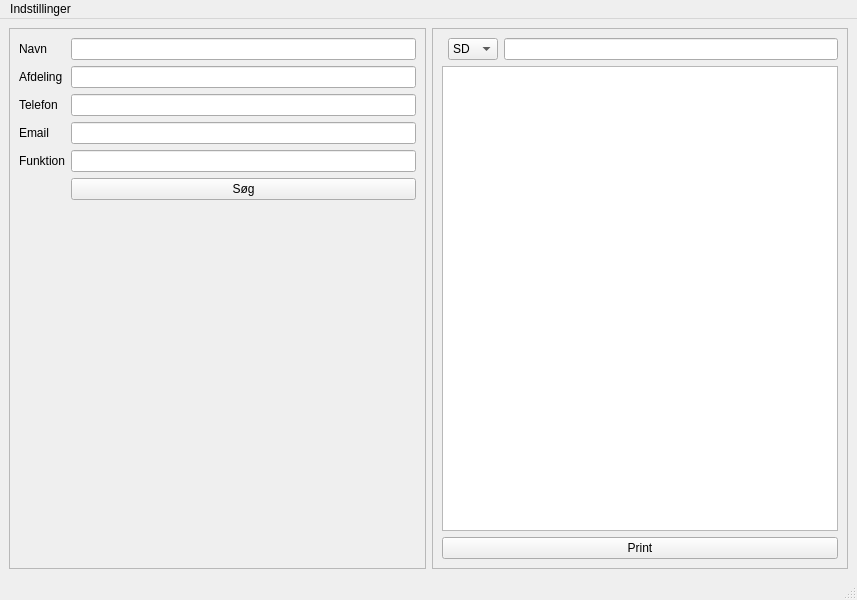
<?xml version="1.0" encoding="UTF-8"?>
<ui version="4.0">
 <class>mainWindow</class>
 <widget class="QMainWindow" name="mainWindow">
  <property name="geometry">
   <rect>
    <x>0</x>
    <y>0</y>
    <width>857</width>
    <height>600</height>
   </rect>
  </property>
  <property name="windowTitle">
   <string>Adresseprinter</string>
  </property>
  <widget class="QWidget" name="mainLayout">
   <layout class="QHBoxLayout" name="horizontalLayout">
    <item>
     <widget class="QFrame" name="searchFrame">
      <property name="frameShape">
       <enum>QFrame::StyledPanel</enum>
      </property>
      <property name="frameShadow">
       <enum>QFrame::Raised</enum>
      </property>
      <layout class="QFormLayout" name="formLayout">
       <property name="fieldGrowthPolicy">
        <enum>QFormLayout::AllNonFixedFieldsGrow</enum>
       </property>
       <item row="0" column="0">
        <widget class="QLabel" name="nameLabel">
         <property name="text">
          <string>Navn</string>
         </property>
        </widget>
       </item>
       <item row="0" column="1">
        <widget class="QLineEdit" name="nameText"/>
       </item>
       <item row="2" column="0">
        <widget class="QLabel" name="deptLabel">
         <property name="text">
          <string>Afdeling</string>
         </property>
        </widget>
       </item>
       <item row="2" column="1">
        <widget class="QLineEdit" name="deptText"/>
       </item>
       <item row="4" column="0">
        <widget class="QLabel" name="phoneLabel">
         <property name="text">
          <string>Telefon</string>
         </property>
        </widget>
       </item>
       <item row="4" column="1">
        <widget class="QLineEdit" name="phoneText"/>
       </item>
       <item row="6" column="0">
        <widget class="QLabel" name="emailLabel">
         <property name="text">
          <string>Email</string>
         </property>
        </widget>
       </item>
       <item row="6" column="1">
        <widget class="QLineEdit" name="emailText"/>
       </item>
       <item row="8" column="0">
        <widget class="QLabel" name="funcLabel">
         <property name="text">
          <string>Funktion</string>
         </property>
        </widget>
       </item>
       <item row="8" column="1">
        <widget class="QLineEdit" name="funcText"/>
       </item>
       <item row="9" column="1">
        <widget class="QPushButton" name="searchButton">
         <property name="text">
          <string>Søg</string>
         </property>
        </widget>
       </item>
      </layout>
     </widget>
    </item>
    <item>
     <widget class="QFrame" name="resultFrame">
      <property name="frameShape">
       <enum>QFrame::StyledPanel</enum>
      </property>
      <property name="frameShadow">
       <enum>QFrame::Raised</enum>
      </property>
      <layout class="QGridLayout" name="gridLayout">
       <item row="2" column="1" colspan="3">
        <widget class="QPushButton" name="printButton">
         <property name="text">
          <string>Print</string>
         </property>
        </widget>
       </item>
       <item row="0" column="3">
        <widget class="QLineEdit" name="caseText"/>
       </item>
       <item row="0" column="2">
        <widget class="QComboBox" name="caseBox">
         <item>
          <property name="text">
           <string>SD</string>
          </property>
         </item>
         <item>
          <property name="text">
           <string>WO</string>
          </property>
         </item>
         <item>
          <property name="text">
           <string>IM</string>
          </property>
         </item>
        </widget>
       </item>
       <item row="1" column="1" colspan="3">
        <widget class="QListWidget" name="contactList">
         <property name="styleSheet">
          <string notr="true">border-bottom: 1px dashed;</string>
         </property>
        </widget>
       </item>
      </layout>
      <zorder>caseText</zorder>
      <zorder>printButton</zorder>
      <zorder>contactList</zorder>
      <zorder>caseBox</zorder>
     </widget>
    </item>
   </layout>
  </widget>
  <widget class="QMenuBar" name="menuBar">
   <property name="geometry">
    <rect>
     <x>0</x>
     <y>0</y>
     <width>857</width>
     <height>20</height>
    </rect>
   </property>
   <widget class="QMenu" name="menuSettings">
    <property name="title">
     <string>Indstillinger</string>
    </property>
    <addaction name="actionPDF"/>
   </widget>
   <addaction name="menuSettings"/>
  </widget>
  <widget class="QStatusBar" name="statusBar"/>
  <action name="actionPDF">
   <property name="text">
    <string>Vælg PDF-folder</string>
   </property>
  </action>
 </widget>
 <tabstops>
  <tabstop>nameText</tabstop>
  <tabstop>deptText</tabstop>
  <tabstop>phoneText</tabstop>
  <tabstop>emailText</tabstop>
  <tabstop>funcText</tabstop>
  <tabstop>searchButton</tabstop>
  <tabstop>caseBox</tabstop>
  <tabstop>caseText</tabstop>
  <tabstop>contactList</tabstop>
  <tabstop>printButton</tabstop>
 </tabstops>
 <resources/>
 <connections/>
</ui>
